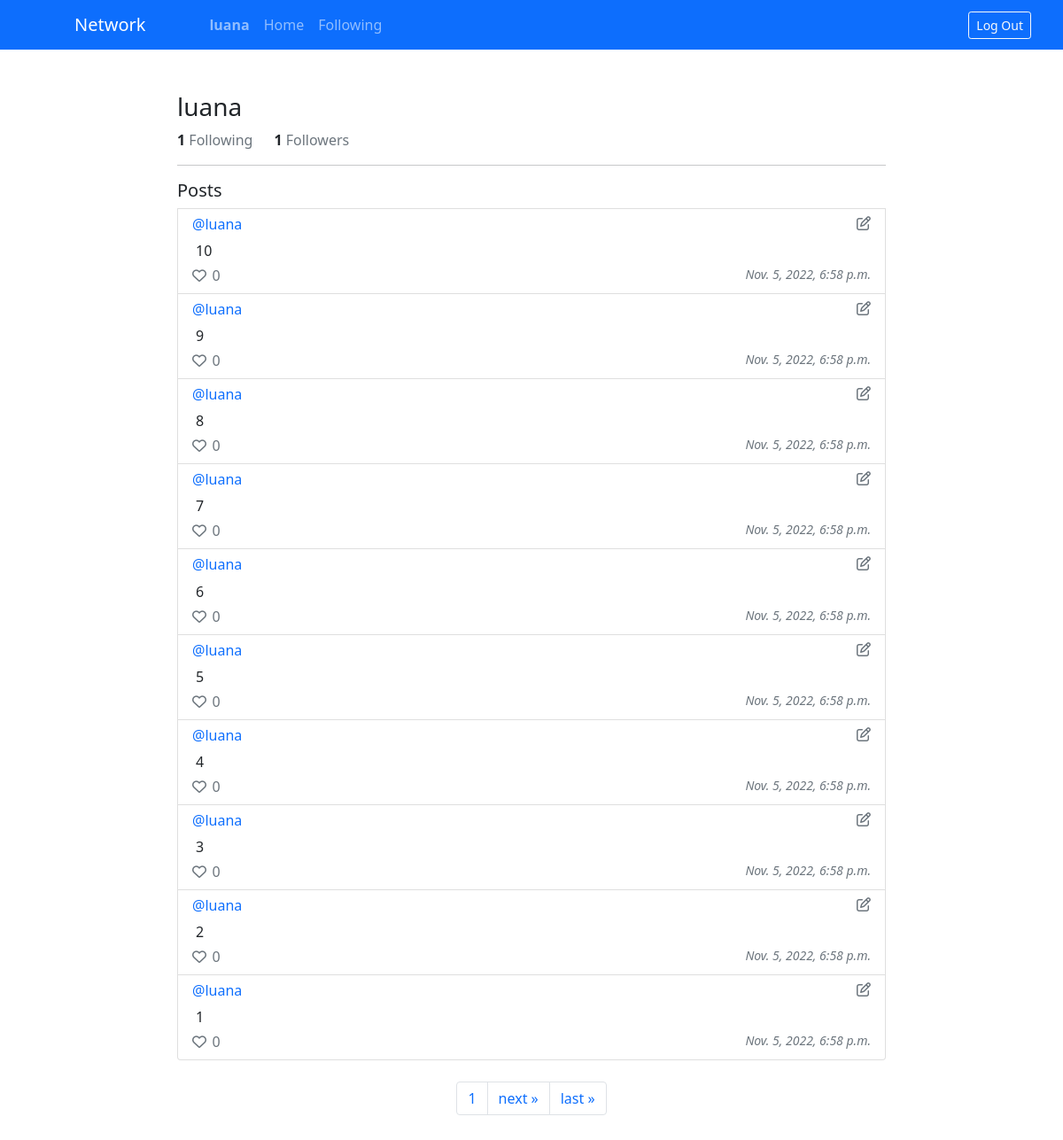
The app's page /users/luana (signed in) with its own data.
### network/models.py (models this page shows)
class User(AbstractUser):
    pass

class Profile(models.Model):
    user = models.ForeignKey(User, on_delete=models.CASCADE)
    following = models.ManyToManyField(
        User, blank=True, related_name="followers")

class Post(models.Model):
    owner = models.ForeignKey(
        User, on_delete=models.CASCADE, related_name="posts")
    content = models.TextField()
    likedBy = models.ManyToManyField(
        User, blank=True, related_name="likedPosts")
    postedAt = models.DateTimeField(auto_now_add=True)

### network/views.py (the view)
# urls.py: path("users/<str:username>", views.user, name="user"),
@login_required(login_url='login')
def user(request, username):
    user = User.objects.get(username=username)
    page_num = request.GET.get("page", 1)
    posts_paginator = Paginator(Post.objects.filter(
        owner=user).order_by('-postedAt'), 10)
    return render(request, "network/user.html", {
        "page": posts_paginator.get_page(page_num),
        "profile": Profile.objects.get(user=user),
        "user_profile": Profile.objects.get(user=request.user)
    })

### network/templates/network/user.html (shortened to what this page needs)
{% extends "network/layout.html" %}
{% block body %}
<div>
    <div class="d-flex w-100 justify-content-between">
        <div class="d-flex align-items-center gap-2">
            <h3>{{ profile.user.username }}</h3>
        </div>
    </div>
    <div class="d-flex gap-4">
        <span>
            <b>{{ profile.following.all.count }}</b>
            <span class="text-secondary">Following</span>
        </span>
        <span>
            <b>{{ profile.user.followers.all.count }}</b>
            <span class="text-secondary">Followers</span>
        </span>
    </div>
    <hr />
</div>
<div class="list-group">
    <h5>Posts</h5>
    {% for post in page %}
    <div class="list-group-item">
        <div class="d-flex w-100 justify-content-between">
            <a href="{% url 'user' post.owner %}" class="mb-1 h6 owner">@{{ post.owner }}</a>
            {% if post.owner == user %}
            <i class="fa-regular fa-pen-to-square text-secondary edit" data-bs-toggle="modal"
                data-bs-target="#editModal" data-post-content="{{ post.content }}" data-post-id="{{ post.pk }}"></i>
            {% endif %}
        </div>
        <p class="p-0 m-1">{{ post.content }}</p>
        <div class="d-flex w-100 justify-content-between">
            <div class="text-secondary like-container">
                <i class="{% if user in post.likedBy.all %} fa-solid text-danger {% else %} fa-regular {% endif %} fa-heart like"
                    data-post-id="{{ post.pk }}"></i>
                <div class="count" data-value="{{ post.likedBy.count }}" id="{{ post.pk }}">{{ post.likedBy.count }}
                </div>
            </div>
            <small class="fst-italic text-secondary">{{ post.postedAt }}</small>
        </div>
    </div>
    {% endfor %}
</div>
<nav class="d-flex justify-content-center mt-4 p-0">
    <ul class="pagination m-0">
        <li class="page-item">
            <a class="page-link" href="?page={{ page.number }}">
                <span>{{ page.number }}</span>
            </a>
        </li>
        {% if page.has_next %}
        <li class="page-item">
            <a class="page-link" href="?page={{ page.next_page_number }}">
                <span>next &raquo;</span>
            </a>
        </li>
        <li class="page-item">
            <a class="page-link" href="?page={{ page.paginator.num_pages }}">
                <span>last &raquo;</span>
            </a>
        </li>
        {% endif %}
    </ul>
</nav>
{% endblock %}

### network/templates/network/layout.html (shortened to what this page needs)
{% load static %}
<!DOCTYPE html>
<html lang="en">
<head>
    <link href="https://cdn.jsdelivr.net/npm/bootstrap@5.0.2/dist/css/bootstrap.min.css" rel="stylesheet"
>
    <link href="{% static 'network/styles.css' %}" rel="stylesheet">
</head>
<body>
    <nav class="navbar navbar-expand-lg navbar-dark bg-primary px-4">
        <div class="container-fluid">
            <a class="navbar-brand px-5" href="{% url 'index' %}">Network</a>
            <div class="collapse navbar-collapse" id="navbarTogglerDemo02">
                <ul class="navbar-nav me-auto mb-2 mb-lg-0">
                    {% if user.is_authenticated %}
                    <li class="nav-item">
                        <a class="nav-link fw-bold" href="{% url 'user' user.username %}">{{ user.username }}</a>
                    </li>
                    {% endif %}
                    <li class="nav-item">
                        <a class="nav-link" href="{% url 'index' %}">Home</a>
                    </li>
                    {% if user.is_authenticated %}
                    <li class="nav-item">
                        <a class="nav-link" href="{% url 'following' %}">Following</a>
                    </li>
                    {% endif %}
                </ul>
                {% if user.is_authenticated %}
                <a class="btn btn-outline-light btn-sm" href="{% url 'logout' %}">Log Out</a>
                {% else %}
                <a class="btn btn-outline-light btn-sm" href="{% url 'login' %}">Log In</a>
                <a class="link-light ps-2" href="{% url 'register' %}">Register</a>
                {% endif %}
            </div>
        </div>
    </nav>
    <div class="w-75 my-5 mx-auto justify-self-center body">
        {% block body %}
        {% endblock %}
    </div>
</body>
</html>

### network/static/network/styles.css (style rules this page uses)
.body { max-width: 800px; }
.owner { text-decoration: none; }
.like-container { padding: 0; margin: 0; border: none; background: none; display: flex; align-items: center; justify-content: start; gap: 0.4rem; }

### records on screen
User: username "luana"
Profile: user.username "luana", following.all.count "1", user.followers.all.count "1"
Post: owner "luana", content "10", likedBy.count "0", postedAt "Nov. 5, 2022, 6:58 p.m."
Post: owner "luana", content "9", likedBy.count "0", postedAt "Nov. 5, 2022, 6:58 p.m."
Post: owner "luana", content "8", likedBy.count "0", postedAt "Nov. 5, 2022, 6:58 p.m."
Post: owner "luana", content "7", likedBy.count "0", postedAt "Nov. 5, 2022, 6:58 p.m."
Post: owner "luana", content "6", likedBy.count "0", postedAt "Nov. 5, 2022, 6:58 p.m."
Post: owner "luana", content "5", likedBy.count "0", postedAt "Nov. 5, 2022, 6:58 p.m."
Post: owner "luana", content "4", likedBy.count "0", postedAt "Nov. 5, 2022, 6:58 p.m."
Post: owner "luana", content "3", likedBy.count "0", postedAt "Nov. 5, 2022, 6:58 p.m."
Post: owner "luana", content "2", likedBy.count "0", postedAt "Nov. 5, 2022, 6:58 p.m."
Post: owner "luana", content "1", likedBy.count "0", postedAt "Nov. 5, 2022, 6:58 p.m."

### other values on screen
{{ page.number }} "1"
